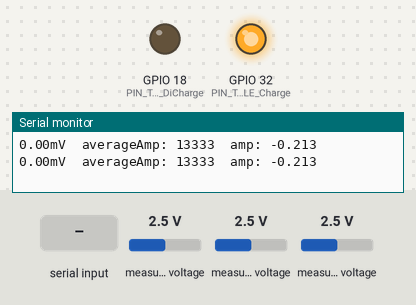
Recording of a program running on a simulated ESP32. Parts: output pins drawn as LEDs (lit = HIGH), the last lines printed to the serial monitor. The inputs (shaded band) are chosen by the test bench; at power-on: measured voltage 2.5 V.

Above: at 1.2 s.
1.3 s: "c\n" received over Serial
At 1.6 s:
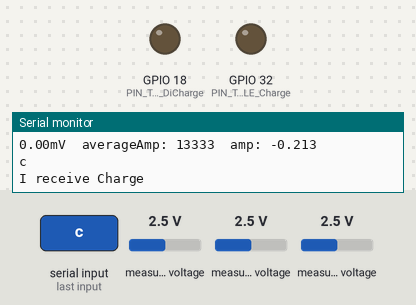
2.8 s: "d\n" received over Serial
At 3.9 s:
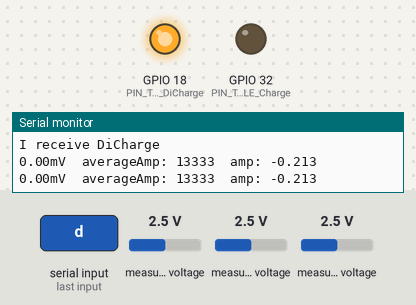
4.5 s: "c\n" received over Serial
At 5.1 s:
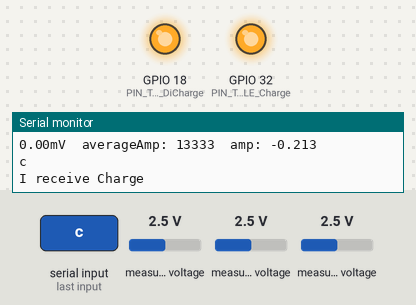
Timing chart, 0 to 7.5 s (numbered marks = the images above; inputs shaded):
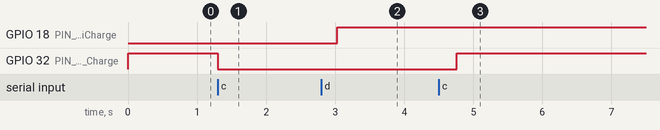

The program:

main.cpp
```cpp
#include <Arduino.h>
// Чтение тока и напряжения
#include <Wire.h>
#include <Adafruit_ADS1015.h>

 Adafruit_ADS1115 ads;  /* Use this for the 16-bit version */
//Adafruit_ADS1015 ads;     /* Use thi for the 12-bit version */

//==
int16_t ADCres;      // переменная для чтения результата 16 бит
float Voltage = 0.0; // переменная для расчета напряжения


float curr = 0.0; // переменная для расчета напряжения
#define zeroamp 2.482
#define oneamp 2.612

#define x1BIT 0.125      // значение 1 бита
// Настройки фильтра
#define NUM_READINGS 50
// Настройки фильтра

// Чтение тока и напряжения

#define PIN_TRANSITOR_MODULE_Charge 32
#define PIN_TRANSITOR_MODULE_DiCharge 18

bool ShargeState = true;   //* Если выключить то портится измирение напряжения Переменный буль состояния открытости-закрытости транзистора открывающего цепь заряда
bool DiShargeState = false; // Переменный буль состояния открытости-закрытости транзистора закрывающего цепь разряда

String inputString = "";      // a String to hold incoming data
bool stringComplete = false;  // whether the string is complete

void SerialInput(); //Прототип
void setup(void)
{
  Serial.begin(115200);
  Serial.println("Hello!");

  // Чтение тока и напряжения
    Serial.println("Getting differential reading from AIN0 (P) and AIN1 (N)");
    Serial.println("ADC Range: +/- 6.144V (1 bit = 3mV/ADS1015, 0.1875mV/ADS1115)");

    // The ADC input range (or gain) can be changed via the following
    // functions, but be careful never to exceed VDD +0.3V max, or to
    // exceed the upper and lower limits if you adjust the input range!
    // Setting these values incorrectly may destroy your ADC!
    //                                                                ADS1015  ADS1115
    //                                                                -------  -------
    ads.setGain(GAIN_TWOTHIRDS);  // 2/3x gain +/- 6.144V  1 bit = 3mV      0.1875mV (default)
    // ads.setGain(GAIN_ONE);        // 1x gain   +/- 4.096V  1 bit = 2mV      0.125mV
    // ads.setGain(GAIN_TWO);        // 2x gain   +/- 2.048V  1 bit = 1mV      0.0625mV
    // ads.setGain(GAIN_FOUR);       // 4x gain   +/- 1.024V  1 bit = 0.5mV    0.03125mV
    // ads.setGain(GAIN_EIGHT);      // 8x gain   +/- 0.512V  1 bit = 0.25mV   0.015625mV
    // ads.setGain(GAIN_SIXTEEN);    // 16x gain  +/- 0.256V  1 bit = 0.125mV  0.0078125mV

    ads.begin();
  // Чтение тока и напряжения

  pinMode(PIN_TRANSITOR_MODULE_Charge,OUTPUT); //Транзистор модуль ответственный за зарядку
  digitalWrite(PIN_TRANSITOR_MODULE_Charge,ShargeState); //Включаем его

  pinMode(PIN_TRANSITOR_MODULE_DiCharge,OUTPUT); //Транзистор модуль ответственный за РАЗрядку
  digitalWrite(PIN_TRANSITOR_MODULE_DiCharge,DiShargeState); //Включаем его
}

void loop(void)
{
 // /*
 // Чтение  напряжения
  int16_t results; // для чтения напряжения
  float multiplier = 0.1875F; // ADS1115  @ +/- 6.144V gain (16-bit results) 0.1875F
  results = ads.readADC_Differential_0_1();

//  фильтр значений тока
int averageAmp; //результат усреднения
long sum = 0;                                  // локальная переменная sum
  for (int i = 0; i < NUM_READINGS; i++) {     // согласно количеству усреднений
    sum += ads.readADC_SingleEnded(2);         // суммируем значения с любого датчика в переменную sum
  }
  averageAmp = sum / NUM_READINGS;                  // находим среднее арифметическое, разделив сумму на число измерений
//  фильтр значений тока

// Печать результата
  Serial.print(results * multiplier); Serial.print("mV");

  Serial.print("  averageAmp: ");Serial.print(averageAmp);

  Serial.print("  amp: ");
  Serial.print( float(13177 - averageAmp)/731 ,3); //13300 Примерное значение при нулевой нагрузке на ACS712. Чем больше нагрузка тем ниже напряжение приходит. Отнимаем разницу.Делим на подобраное число

// Печать результата

  Serial.println();
  /*
  Serial.print("Voltage: ");
  Serial.print(Voltage, 4);
  Serial.print("\t\tCurr: ");
  Serial.println(curr, 4);
  */
  //8760 - 0
  //8743 - 0.047
  //8587 - 0.441
  //
  // 13299 -2.501 - 0 A
  // 13243 - 2.494 - 0.073 A
  // 12607 - 2.374 - 0.947 A

  //delay(50);


  SerialInput();
}


void SerialInput() {
  while (Serial.available()) {
    // get the new byte:
    char inChar = (char)Serial.read();
    // add it to the inputString:
    inputString += inChar;
    // if the incoming character is a newline, set a flag so the main loop can
    // do something about it:
    if (inChar == '\n') {
      stringComplete = true;
    }
  }

  if (stringComplete) {
    Serial.println(inputString);
    if(inputString.substring(0,1) == "c"){ // Начать Charge
      ShargeState=!ShargeState;
      digitalWrite(PIN_TRANSITOR_MODULE_Charge, ShargeState); //Включаем его
      Serial.println("I receive Charge");
    }
    if(inputString.substring(0,1) == "d"){ // Начать DiCharge (Разрядка)
      Serial.println("I receive DiCharge");
      DiShargeState=!DiShargeState;
      digitalWrite(18, DiShargeState); //Включаем его
    }
    // clear the string:
    inputString = "";
    stringComplete = false;
  }

}
```

Measured:
- after the input at 1.3 s, GPIO 32 (PIN_TRANSITOR_MODULE_Charge): HIGH → LOW at once
- after the input at 2.8 s, GPIO 18 (PIN_TRANSITOR_MODULE_DiCharge): LOW → HIGH after 0.23 s
- after the input at 4.5 s, GPIO 32 (PIN_TRANSITOR_MODULE_Charge): LOW → HIGH after 0.26 s
